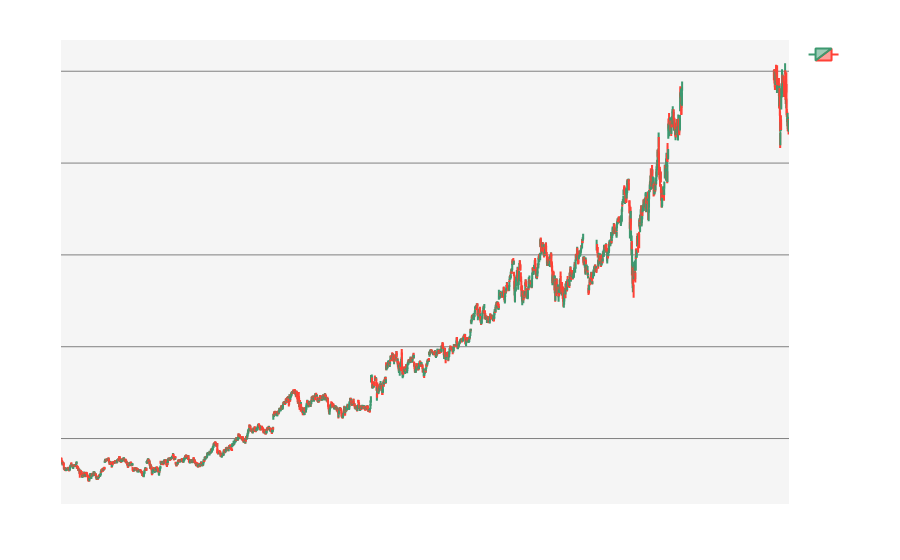
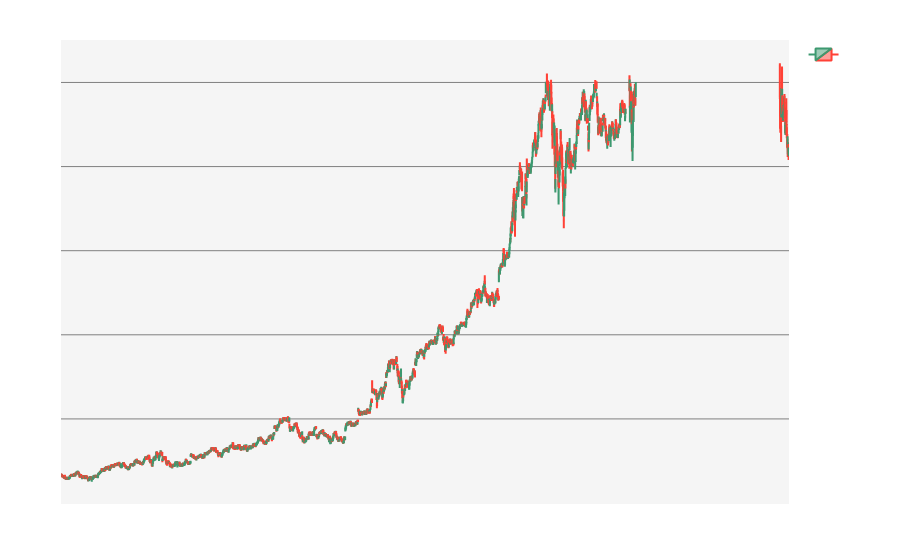

Notebook cell for these charts, in order:
### Code cell
# List of stock data file paths and corresponding stock names
stock_files = [
    {'file_path': 'data/AAPL_2010-01-01_2023-01-01.csv', 'stock_name': 'AAPL'},
    {'file_path': 'data/AMC_2010-01-01_2023-01-01.csv', 'stock_name': 'AMC'},
    {'file_path': 'data/AMZN_2010-01-01_2023-01-01.csv', 'stock_name': 'AMZN'},
    {'file_path': 'data/BB_2010-01-01_2023-01-01.csv', 'stock_name': 'BB'},
    {'file_path': 'data/GME_2010-01-01_2023-01-01.csv', 'stock_name': 'GME'},
    {'file_path': 'data/GOOG_2010-01-01_2023-01-01.csv', 'stock_name': 'GOOG'},
    {'file_path': 'data/MSFT_2010-01-01_2023-01-01.csv', 'stock_name': 'MSFT'},
    {'file_path': 'data/PLTR_2010-01-01_2023-01-01.csv', 'stock_name': 'PLTR'},
    {'file_path': 'data/QQQ_2010-01-01_2023-01-01.csv', 'stock_name': 'QQQ'},
    {'file_path': 'data/RIVN_2010-01-01_2023-01-01.csv', 'stock_name': 'RIVN'},
    {'file_path': 'data/SOFI_2010-01-01_2023-01-01.csv', 'stock_name': 'SOFI'},
    {'file_path': 'data/SPY_2010-01-01_2023-01-01.csv', 'stock_name': 'SPY'},
    {'file_path': 'data/TSLA_2010-01-01_2023-01-01.csv', 'stock_name': 'TSLA'}
]

# Load the selected stock data
selected_stock_data = None

# UI Components
stock_dropdown = widgets.Dropdown(
    options=[(stock['stock_name'], i) for i, stock in enumerate(stock_files)],
    description='Select Stock:',
    disabled=False,
)

start_date_picker = widgets.DatePicker(
    description='Start Date',
    disabled=False
)

end_date_picker = widgets.DatePicker(
    description='End Date',
    disabled=False
)

# Set default values for price and volume range sliders
default_min_close = 0  # Set a default minimum close price
default_max_close = 100  # Set a default maximum close price
default_min_volume = 0  # Set a default minimum volume
default_max_volume = 1000000  # Set a default maximum volume

price_range_slider = widgets.FloatRangeSlider(
    value=[default_min_close, default_max_close],
    min=default_min_close,
    max=default_max_close,
    step=0.1,
    description='Price Range:',
    continuous_update=False
)

volume_range_slider = widgets.FloatRangeSlider(
    value=[default_min_volume, default_max_volume],
    min=default_min_volume,
    max=default_max_volume,
    step=10000,
    description='Volume Range:',
    continuous_update=False
)

chart_type_dropdown = widgets.Dropdown(
    options=['Line Chart', 'Candlestick Chart'],
    value='Line Chart',
    description='Chart Type:',
    disabled=False,
)


def load_selected_stock_data(change):
    global selected_stock_data
    stock_index = change.new
    if stock_index is not None:
        file_path = stock_files[stock_index]['file_path']
        selected_stock_data = pd.read_csv(file_path)
        selected_stock_data['Date'] = pd.to_datetime(selected_stock_data['Date'])
        
        # Set the start and end date pickers to the dataset's start and end dates
        if not selected_stock_data.empty:
            min_date = selected_stock_data['Date'].min()
            max_date = selected_stock_data['Date'].max()
            start_date_picker.value = min_date.date()
            end_date_picker.value = max_date.date()
        # clear_output(wait=True)
        # print(f"Loaded {stock_files[stock_index]['stock_name']} stock data.")
        
        # Update price_range_slider and volume_range_slider based on real data range if valid
        if 'Close' in selected_stock_data.columns and 'Volume' in selected_stock_data.columns:
            min_volume = selected_stock_data['Volume'].min()
            max_volume = selected_stock_data['Volume'].max()
            if not pd.isna(min_volume) and not pd.isna(max_volume):
                if min_volume <= volume_range_slider.max:
                    volume_range_slider.min = min_volume
                if max_volume >= volume_range_slider.min:
                    volume_range_slider.max = max_volume
                volume_range_slider.value = [min_volume, max_volume]
            else:
                # Fallback in case of invalid data
                volume_range_slider.min = 0
                volume_range_slider.max = 1
                volume_range_slider.value = [0, 1]

# Create labels for the widgets
stock_label = widgets.Label(value='Select Stock:')
date_range_label = widgets.Label(value='Date Range:')
price_range_label = widgets.Label(value='Price Range:')
volume_range_label = widgets.Label(value='Volume Range:')
chart_type_label = widgets.Label(value='Chart Type:')
apply_filters_label = widgets.Label(value='Apply Filters:')

# UI Components
stock_dropdown = widgets.Dropdown(
    options=[(stock['stock_name'], i) for i, stock in enumerate(stock_files)],
    description='',
    disabled=False,
)

stock_dropdown.observe(load_selected_stock_data, names='value')  # Observe changes in the selected stock dropdown

date_range_box = widgets.HBox([
    start_date_picker,
    end_date_picker,
])

price_volume_box = widgets.HBox([
    price_range_slider,
    volume_range_slider,
])

chart_options_box = widgets.HBox([
    chart_type_dropdown,
])

filter_button = widgets.Button(description='Apply Filters')
output = widgets.Output()

# Function to filter and display data
def filter_data(b):
    with output:
        # Close the previous figure
        # plt.close()
        plt.clf()
        clear_output(wait=True)
        
        if selected_stock_data is None or selected_stock_data.empty:
            print("Please select a stock and load the data.")
            return

        filtered_data = selected_stock_data[
            (selected_stock_data['Date'] >= pd.to_datetime(start_date_picker.value)) & 
            (selected_stock_data['Date'] <= pd.to_datetime(end_date_picker.value)) &
            (selected_stock_data['Close'] >= price_range_slider.value[0]) & 
            (selected_stock_data['Close'] <= price_range_slider.value[1]) &
            (selected_stock_data['Volume'] >= volume_range_slider.value[0]) & 
            (selected_stock_data['Volume'] <= volume_range_slider.value[1])
        ]

        if filtered_data.empty:
            print("No data to display for the selected filters.")
            return

        if chart_type_dropdown.value == 'Line Chart':
            # Plot the stock price as a line chart
            plt.figure(figsize=(10, 4))
            plt.plot(filtered_data['Date'], filtered_data['Close'], label='Close Price')
            plt.xlabel('Date')
            plt.ylabel('Price')
            plt.title(f"{stock_files[stock_dropdown.value]['stock_name']} Stock Price")
            plt.legend()
            plt.show()

        elif chart_type_dropdown.value == 'Candlestick Chart':
            # Clear the Plotly figure if it exists
            if 'fig' in locals():
                fig = None

            fig = go.Figure(data=[go.Candlestick(
                x=filtered_data['Date'],
                open=filtered_data['Open'],
                high=filtered_data['High'],
                low=filtered_data['Low'],
                close=filtered_data['Close']
            )])

            fig.update_layout(
                title=f"{stock_files[stock_dropdown.value]['stock_name']} Candlestick Chart",
                title_font=dict(color='white'),
                title_x=0.5,  
                title_y=0.95, 
                xaxis_title='Date',
                yaxis_title='Price',
                xaxis_rangeslider_visible=False,
                paper_bgcolor='rgba(0,0,0,0)',
                plot_bgcolor='rgba(245, 245, 245, 1)',
                margin=dict(l=40, r=40, t=40, b=40),
                hovermode='closest',
                xaxis=dict(
                    showline=True,
                    showgrid=False,
                    showticklabels=True,
                    tickfont=dict(color='white'),
                    title_font=dict(color='white')
                ),
                yaxis=dict(
                    showline=True,
                    showgrid=True,
                    showticklabels=True,
                    gridcolor='gray',
                    tickfont=dict(color='white'),
                    title_font=dict(color='white')
                ),
                showlegend=True,
                autosize=True,
                legend_title_font=dict(color='white'),  # Set legend title color to white
                legend_font=dict(color='white')
            )

            fig.show()

# Link the filter button to the filter_data function
filter_button.on_click(filter_data)

# Create a VBox to organize the widgets vertically
ui = widgets.VBox([
    widgets.HBox([stock_label, stock_dropdown]),
    widgets.HBox([date_range_label, date_range_box]),
    widgets.HBox([price_range_label, price_volume_box]),
    widgets.HBox([chart_type_label, chart_options_box]),
    widgets.HBox([apply_filters_label, filter_button]),
    output,
])

display(ui)

### Figure 1 — Plotly figure (JSON) as saved in the notebook; plotly's stock layout.template omitted (floating-point values rounded to 4 significant figures; data arrays with more than 128 entries replaced by an {"elided": "..."} marker saying what was removed)
{"data": [{"close": {"elided": "2845 float values"}, "high": {"elided": "2845 float values"}, "low": {"elided": "2845 float values"}, "open": {"elided": "2845 float values"}, "type": "candlestick", "x": {"elided": "2845 str values"}}], "layout": {"autosize": true, "hovermode": "closest", "legend": {"font": {"color": "white"}, "title": {"font": {"color": "white"}}}, "margin": {"b": 40, "l": 40, "r": 40, "t": 40}, "paper_bgcolor": "rgba(0,0,0,0)", "plot_bgcolor": "rgba(245, 245, 245, 1)", "showlegend": true, "title": {"font": {"color": "white"}, "text": "GOOG Candlestick Chart", "x": 0.5, "y": 0.95}, "xaxis": {"rangeslider": {"visible": false}, "showgrid": false, "showline": true, "showticklabels": true, "tickfont": {"color": "white"}, "title": {"font": {"color": "white"}, "text": "Date"}}, "yaxis": {"gridcolor": "gray", "showgrid": true, "showline": true, "showticklabels": true, "tickfont": {"color": "white"}, "title": {"font": {"color": "white"}, "text": "Price"}}}}

### Figure 2 — Plotly figure (JSON) as saved in the notebook; plotly's stock layout.template omitted (floating-point values rounded to 4 significant figures; data arrays with more than 128 entries replaced by an {"elided": "..."} marker saying what was removed)
{"data": [{"close": {"elided": "2595 float values"}, "high": {"elided": "2595 float values"}, "low": {"elided": "2595 float values"}, "open": {"elided": "2595 float values"}, "type": "candlestick", "x": {"elided": "2595 str values"}}], "layout": {"autosize": true, "hovermode": "closest", "legend": {"font": {"color": "white"}, "title": {"font": {"color": "white"}}}, "margin": {"b": 40, "l": 40, "r": 40, "t": 40}, "paper_bgcolor": "rgba(0,0,0,0)", "plot_bgcolor": "rgba(245, 245, 245, 1)", "showlegend": true, "title": {"font": {"color": "white"}, "text": "AMZN Candlestick Chart", "x": 0.5, "y": 0.95}, "xaxis": {"rangeslider": {"visible": false}, "showgrid": false, "showline": true, "showticklabels": true, "tickfont": {"color": "white"}, "title": {"font": {"color": "white"}, "text": "Date"}}, "yaxis": {"gridcolor": "gray", "showgrid": true, "showline": true, "showticklabels": true, "tickfont": {"color": "white"}, "title": {"font": {"color": "white"}, "text": "Price"}}}}
